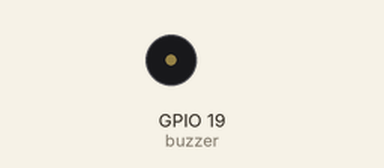
Recording of a program running on a simulated Raspberry Pi (BCM pin numbers). On the bench: buzzer (waves = sounding, pin HIGH). What the program prints to the terminal is not drawn.

Above: at 0.5 s.
At 2.5 s:
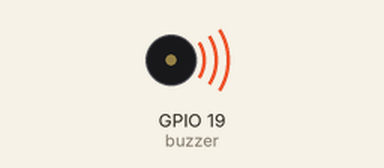
Timing chart, 0 to 5.2 s (numbered marks = the images above):
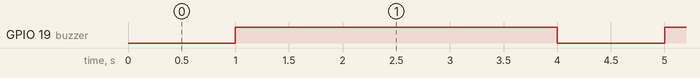

The program:

buzzer.py
```python
import RPi.GPIO as GPIO
from time import sleep
#Disable warnings (optional)
GPIO.setwarnings(False)
#Select GPIO mode
GPIO.setmode(GPIO.BCM)
#Set buzzer - pin 23 as output
buzzer=19
GPIO.setup(buzzer, GPIO.OUT)
#Run forever loop
flag_beep = False
try:
	while True:
		flag_beep = not flag_beep
		GPIO.output(buzzer, GPIO.LOW)
		sleep(1)
    		#print ("Beep")
		GPIO.output(buzzer, GPIO.HIGH)
    		#print ("No Beep")
		sleep(3)
		print(flag_beep)
except KeyboardInterrupt:
	GPIO.cleanup()

finally:
	GPIO.cleanup()
```

Measured:
- by itself, GPIO 19 (buzzer): alternates HIGH for 3.0 s and LOW for 1.0 s
